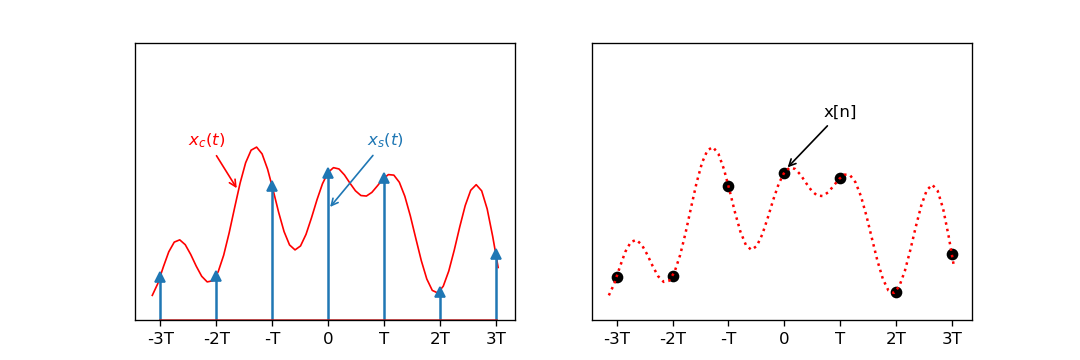

Here is the Python script that generated this plot:
from mpl_toolkits.mplot3d import Axes3D
from matplotlib import cm
import matplotlib.pyplot as plt
import numpy as np
import cmath
from scipy import special


g = lambda x: 1+.3*(np.cos(x)+np.sin(3*x)+np.cos(5*x)+np.sin(x*x))
x = np.arange(-1*np.pi, 1*np.pi, np.pi/32)
y = g(x)


fig = plt.figure(figsize=(9,3), dpi=120)
ax1, ax2 = fig.subplots(1, 2)
ax1.set_ylim(0, 3)
ax1.xaxis.set_ticks([-3, -2, -1, 0, 1, 2, 3])
ax1.xaxis.set_ticklabels(["-3T", "-2T", "-T", "0", "T", "2T", "3T"])
ax1.yaxis.set_ticks([])
ax1.plot(x, y, 'r', linewidth=1)
#ax.fill(x, y, '#993333')

x2= np.arange(-3, 4, 1)
y2= g(x2)
ax1.stem(x2, y2, markerfmt='^')

#plt.figtext(0.6, 0.6, '$x_s(t)$', color='b')
#plt.figtext(0.2, 0.6, '$x_c(t)$', color='r')
#ax.set_xlabel("frequency")
#ax.set_ylabel("fourier transform")

ax1.annotate(r'$x_c(t)$', xy=(-1.6, 1.4), xytext=(-2.5, 1.9), color='r', arrowprops=dict(arrowstyle='->', color='r'))
ax1.annotate(r'$x_s(t)$', xy=(0, 1.2), xytext=(.7, 1.9), color='C0', arrowprops=dict(arrowstyle='->', color='C0'))

ax2.set_ylim(0,3)
ax2.xaxis.set_ticks([-3, -2, -1, 0, 1, 2, 3])
ax2.xaxis.set_ticklabels(["-3T", "-2T", "-T", "0", "T", "2T", "3T"])
ax2.yaxis.set_ticks([])
ax2.plot(x, y, 'r', linestyle=':')
ax2.scatter(x2, y2, color='k')
ax2.annotate('x[n]', xy=(.02, 1.63), xytext=(.7, 2.2), arrowprops=dict(arrowstyle='->', color='k'))

plt.show()
fig.savefig("sampling.png", format='png')
